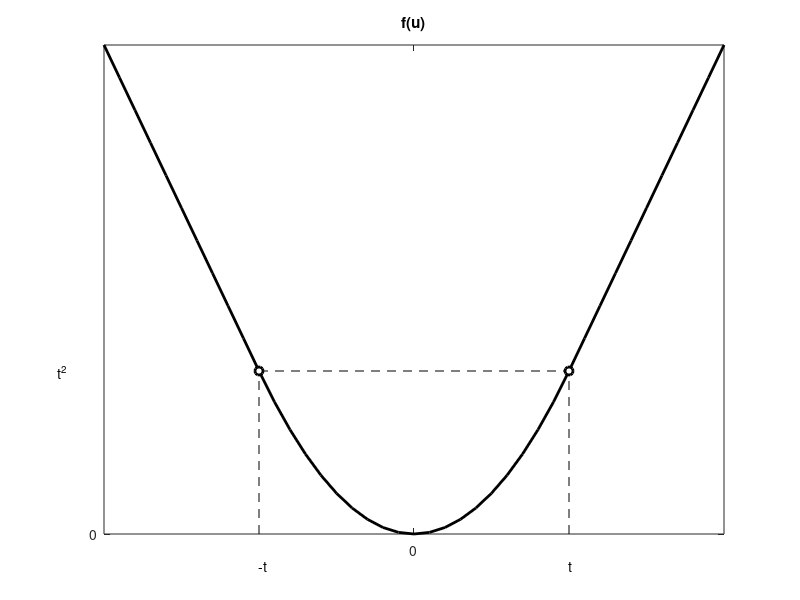

Write the MATLAB code that produced this figure.
u=-2:0.1:2;
y=[];
t=1;
for i=1:length(u)
    if abs(u(i))<t
        y=[y,u(i)^2];
    else
        y=[y,t*(2*abs(u(i))-t)];
    end
end
plot(u,y,'k','linewidth',2)
hold on
plot([-t,t],[t^2,t^2],'--k')
plot([t,t],[0,t^2],'--k')
plot([-t,-t],[0,t^2],'--k')
plot(t,t^2,'ok','markerfacecolor','w','linewidth',2)
plot(-t,t^2,'ok','markerfacecolor','w','linewidth',2)
hold off
xticks([0])
yticks([0])
text(-t,0-.2,'-t')
text(t,0-.2,'t')
text(-2-.3,t^2,'t^2')
title('f(u)')
set(gcf,'color','w')